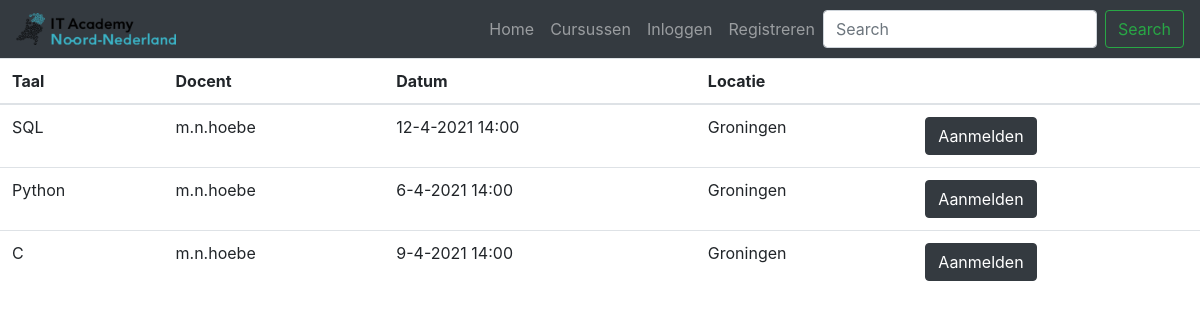
The page /cursus on the database its author committed.
### project/models.py (models this page shows, shortened)
class Lecture(db.Model):
    __tablename__ = 'lectures'
    id              = db.Column(db.Integer, primary_key=True)
    teacher_id      = db.Column(db.Integer, db.ForeignKey("teachers.id"))
    language_id     = db.Column(db.Integer, db.ForeignKey("languages.id"))
    start_time      = db.Column(db.Text, nullable=False) # format: d-m-y h:m
    location        = db.Column(db.Text, nullable=False)

class Language(db.Model):
    __tablename__ = 'languages'
    id          = db.Column(db.Integer, primary_key=True)
    language    = db.Column(db.Text, nullable=False)

class Teacher(db.Model):
    __tablename__ = 'teachers'
    id = db.Column(db.Integer, primary_key=True)
    email       = db.Column(db.Text, nullable=False)
    username    = db.Column(db.Text, nullable=False)
    password    = db.Column(db.Text, nullable=False)

### project/views.py (the view)
@standaard_blueprint.route('/cursus')
def cursus():
    lectures =  Lecture.query\
                .join(Language, Lecture.language_id == Language.id)\
                .join(Teacher, Lecture.teacher_id == Teacher.id)\
                .add_columns(Language.language, Teacher.username, Lecture.start_time, Lecture.location)
    return render_template('cursus.html', lectures=lectures)

### project/templates/cursus.html (shortened to what this page needs)
<html>
    <html>
        <head>
        </head>
        <body class="vsc-initialized">{% extends "base.html" %}
            {% block content %}
            <table class="table">
                <thead>
                    <tr>
                        <th scope="col">Taal</th>
                        <th scope="col">Docent</th>
                        <th scope="col">Datum</th>
                        <th scope="col">Locatie</th>
                        <th scope="col"></th>
                    </tr>
                </thead>
                <tbody>
                    {% for lecture in lectures %}
                    <tr>
                        <td>{{ lecture.language }}</td>
                        <td>{{ lecture.username }}</td>
                        <td>{{ lecture.start_time }}</td>
                        <td>{{ lecture.location }}</td>
                        <td><a href='#' class="btn btn-dark">Aanmelden</a></td>
                    </tr>
                    {% endfor %}
                </tbody>
            </table>
            {% endblock %}

### project/templates/base.html (shortened to what this page needs)
<!DOCTYPE html>
<html lang="en" dir="ltr">
<head>
    <link rel="stylesheet" href="https://maxcdn.bootstrapcdn.com/bootstrap/4.0.0/css/bootstrap.min.css">
</head>
<body>
<nav class="navbar navbar-expand-lg navbar-dark bg-dark">
    <a class="navbar-brand" href="{{ url_for('index') }}">
        <img src="/static/logo-klein.png" width="40%" alt="">
    </a>
    <div class="collapse navbar-collapse" id="navbarSupportedContent">
        <div class="navbar-nav ml-auto">
            <a class="nav-item nav-link" href="{{ url_for('index') }}">Home</a>
            <a class="nav-item nav-link" href="{{ url_for('standaard.cursus') }}">Cursussen</a>
            {% if current_user.is_authenticated %}
            <a class="nav-item nav-link" href="{{ url_for('standaard.logout') }}">Uitloggen</a>
            {% else %}
            <a class="nav-item nav-link" href="{{ url_for('standaard.login') }}">Inloggen</a>
            <a class="nav-item nav-link" href="{{ url_for('standaard.register') }}">Registreren</a>
            {% endif %}
            <form class="form-inline my-2 my-lg-0">
                <input class="form-control mr-sm-2" type="search" placeholder="Search" aria-label="Search">
                <button class="btn btn-outline-success my-2 my-sm-0" type="submit">Search</button>
            </form>
        </div>
    </div>
</nav>
{% block content %}
{% endblock %}
</body>
</html>

### rows shown on the page
Lecture: language "SQL", username "m.n.hoebe", start_time "12-4-2021 14:00", location "Groningen"
Lecture: language "Python", username "m.n.hoebe", start_time "6-4-2021 14:00", location "Groningen"
Lecture: language "C", username "m.n.hoebe", start_time "9-4-2021 14:00", location "Groningen"
